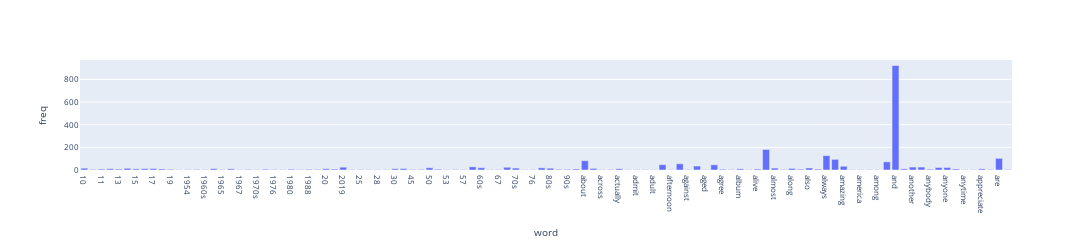

The notebook cell this image was saved under:
### Code cell
#choose words with frequency greater than 2
high_term_frequencies_df = term_frequencies_df[term_frequencies_df["freq"] > 2] 

fig = px.bar(high_term_frequencies_df,x="word",y="freq")
fig.update_layout(width=1200,height=250,font_size = 8)
fig.show()

### Figure 1 — Plotly figure (JSON) as saved in the notebook; plotly's stock layout.template omitted (floating-point values rounded to 4 significant figures)
{"data": [{"alignmentgroup": "True", "hovertemplate": "word=%{x}<br>freq=%{y}<extra></extra>", "legendgroup": "", "marker": {"color": "#636efa", "pattern": {"shape": ""}}, "name": "", "offsetgroup": "", "orientation": "v", "showlegend": false, "textposition": "auto", "type": "bar", "x": ["10", "100", "11", "12", "13", "14", "15", "16", "17", "18", "19", "1950s", "1954", "1960", "1960s", "1963", "1965", "1966", "1967", "1970", "1970s", "1973", "1976", "1977", "1980", "1987", "1988", "1st", "20", "2018", "2019", "21", "25", "27", "28", "29", "30", "40", "45", "47", "50", "50s", "53", "55", "57", "60", "60s", "62", "67", "70", "70s", "73", "76", "80", "80s", "90", "90s", "able", "about", "absolutely", "across", "actress", "actually", "add", "admit", "adore", "adult", "after", "afternoon", "again", "against", "age", "aged", "ago", "agree", "ain", "album", "albums", "alive", "all", "almost", "alone", "along", "already", "also", "although", "always", "am", "amazing", "amazingly", "america", "ames", "among", "an", "and", "angel", "another", "any", "anybody", "anymore", "anyone", "anything", "anytime", "apart", "appreciate", "appreciated", "are", "aren"], "xaxis": "x", "y": [16, 5, 8, 11, 8, 15, 10, 12, 13, 9, 6, 3, 4, 5, 3, 12, 3, 10, 3, 5, 3, 7, 4, 3, 7, 4, 6, 5, 11, 8, 25, 3, 4, 3, 3, 3, 11, 13, 4, 5, 20, 7, 3, 4, 3, 28, 20, 3, 4, 24, 17, 3, 3, 19, 16, 6, 6, 9, 82, 14, 3, 4, 11, 3, 3, 3, 3, 47, 3, 55, 3, 35, 3, 46, 7, 4, 10, 3, 9, 181, 17, 4, 14, 7, 18, 8, 127, 94, 33, 3, 3, 3, 3, 72, 923, 10, 26, 26, 7, 22, 22, 9, 3, 3, 10, 4, 103, 4], "yaxis": "y"}], "layout": {"barmode": "relative", "font": {"size": 8}, "height": 250, "legend": {"tracegroupgap": 0}, "margin": {"t": 60}, "width": 1200, "xaxis": {"anchor": "y", "domain": [0, 1], "title": {"text": "word"}}, "yaxis": {"anchor": "x", "domain": [0, 1], "title": {"text": "freq"}}}}
